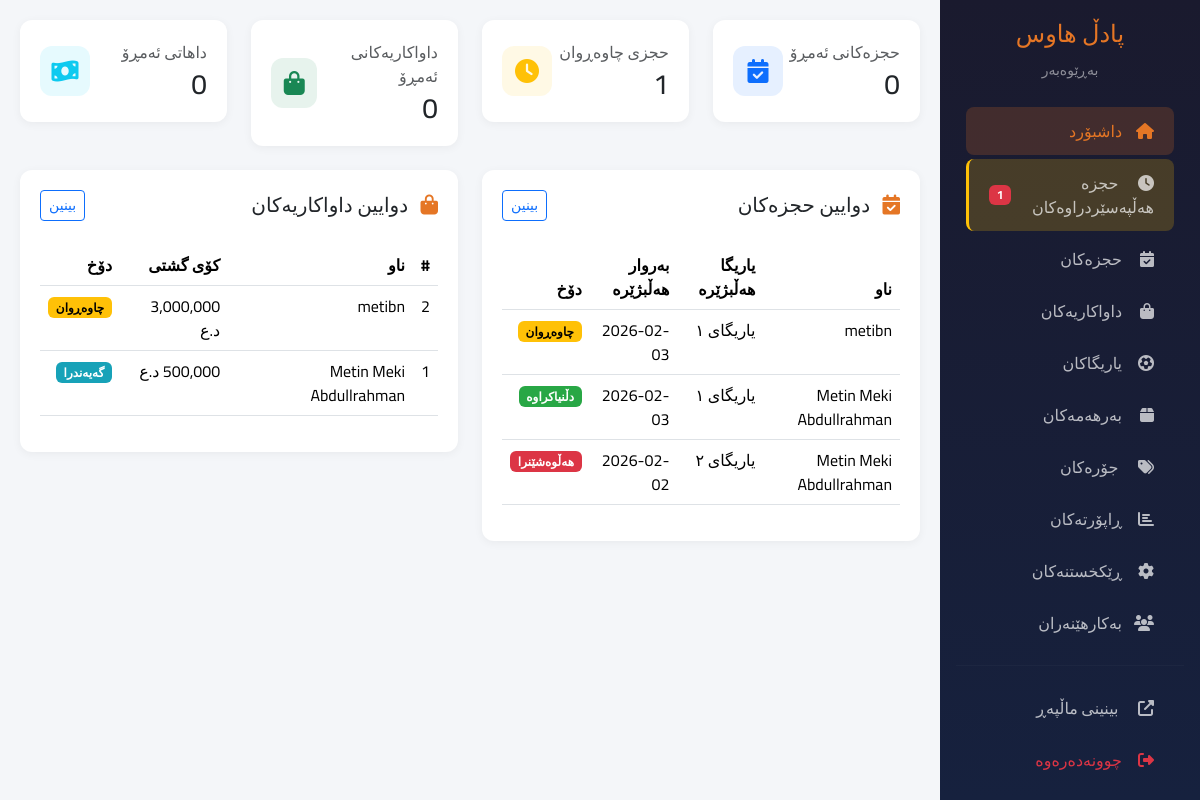
The app's page /admin/dashboard (signed in) with its own data.
### app/models/booking.py (models this page shows, shortened)
class Booking(db.Model):
    __tablename__ = 'booking'
    id = db.Column(db.Integer, primary_key=True)
    stadium_id = db.Column(db.Integer, db.ForeignKey('stadium.id'), nullable=False)
    customer_name = db.Column(db.String(100), nullable=False)
    customer_phone = db.Column(db.String(20), nullable=False)
    customer_email = db.Column(db.String(100))
    date = db.Column(db.Date, nullable=False)
    start_time = db.Column(db.Time, nullable=False)
    end_time = db.Column(db.Time, nullable=False)
    duration_hours = db.Column(db.Integer, nullable=False)
    original_price = db.Column(db.Float, nullable=False)
    discount_percentage = db.Column(db.Integer, default=0)
    discount_amount = db.Column(db.Float, default=0)
    final_price = db.Column(db.Float, nullable=False)
    status = db.Column(db.String(20), default='pending')
    notes = db.Column(db.Text)
    rejection_reason = db.Column(db.String(255))
    created_at = db.Column(db.DateTime, default=datetime.utcnow)
    confirmed_at = db.Column(db.DateTime)  # When admin approved
    confirmed_by = db.Column(db.Integer, db.ForeignKey('user.id'))  # Admin who approved

### app/models/stadium.py (models this page shows, shortened)
class Stadium(db.Model):
    __tablename__ = 'stadium'
    id = db.Column(db.Integer, primary_key=True)
    name = db.Column(db.String(100), nullable=False, unique=True)
    description = db.Column(db.Text)
    location = db.Column(db.String(200))
    price_per_hour = db.Column(db.Float, default=80000)
    is_active = db.Column(db.Boolean, default=True)
    image_url = db.Column(db.String(200))
    created_at = db.Column(db.DateTime, default=datetime.utcnow)
    bookings = db.relationship('Booking', backref='stadium', lazy=True, cascade='all, delete-orphan')

### app/models/order.py (models this page shows, shortened)
class Order(db.Model):
    __tablename__ = 'order'
    id = db.Column(db.Integer, primary_key=True)
    customer_name = db.Column(db.String(100), nullable=False)
    customer_phone = db.Column(db.String(20), nullable=False)
    customer_email = db.Column(db.String(100))
    customer_address = db.Column(db.Text)
    total_price = db.Column(db.Float, nullable=False)
    status = db.Column(db.String(20), default='pending')  # pending, confirmed, processing, delivered, cancelled
    notes = db.Column(db.Text)
    created_at = db.Column(db.DateTime, default=datetime.utcnow)
    items = db.relationship('OrderItem', backref='order', lazy=True, cascade='all, delete-orphan')

### app/routes/admin.py (the view)
@admin_bp.route('/')
@admin_bp.route('/dashboard')
@login_required
def dashboard():
    total_bookings = Booking.query.count()
    total_revenue = db.session.query(
        db.func.sum(Booking.final_price)
    ).filter(Booking.status.in_(['confirmed', 'completed'])).scalar() or 0
    today_bookings = Booking.query.filter(
        Booking.date == date.today()
    ).count()
    today_revenue = db.session.query(
        db.func.sum(Booking.final_price)
    ).filter(
        Booking.status.in_(['confirmed', 'completed']),
        Booking.date == date.today()
    ).scalar() or 0
    pending_bookings = Booking.query.filter_by(status='pending').count()
    total_products = Product.query.filter_by(is_active=True).count()
    total_orders = Order.query.count()
    pending_orders = Order.query.filter_by(status='pending').count()
    store_revenue = db.session.query(
        db.func.sum(Order.total_price)
    ).filter(Order.status.in_(['confirmed', 'completed', 'delivered'])).scalar() or 0
    stadiums = Stadium.query.all()
    recent_bookings = Booking.query.order_by(Booking.created_at.desc()).limit(5).all()
    recent_orders = Order.query.order_by(Order.created_at.desc()).limit(5).all()
    pending_booking_list = Booking.query.filter_by(status='pending').order_by(Booking.created_at.desc()).limit(5).all()
    return render_template('admin/dashboard.html',
                           total_bookings=total_bookings,
                           total_revenue=total_revenue,
                           today_revenue=today_revenue,
                           today_bookings=today_bookings,
                           pending_bookings=pending_bookings,
                           total_products=total_products,
                           total_orders=total_orders,
                           pending_orders=pending_orders,
                           store_revenue=store_revenue,
                           stadiums=stadiums,
                           recent_bookings=recent_bookings,
                           recent_orders=recent_orders,
                           pending_booking_list=pending_booking_list
                           )

### app/routes/admin.py (called while the page is built)
@admin_bp.app_context_processor
def inject_pending_count():
    if current_user.is_authenticated:
        pending_bookings_count = Booking.query.filter_by(status='pending').count()
        return {'pending_bookings_count': pending_bookings_count}
    return {'pending_bookings_count': 0}

### app/translations.py (called while the page is built)
def get_translation(key, lang='ku'):
    if lang not in TRANSLATIONS:
        lang = 'ku'  # Default to Kurdish
    return TRANSLATIONS.get(lang, {}).get(key, key)

### app/templates/admin/dashboard.html (shortened to what this page needs)
{% extends 'admin/base_admin.html' %}
{% block content %}
<div class="row g-4 mb-4">
    <div class="col-md-6 col-xl-3">
        <div class="stat-card">
            <div class="d-flex justify-content-between align-items-center">
                <div>
                    <p class="text-muted mb-1">
                        {% if current_lang == 'ku' %}حجزەکانی ئەمڕۆ{% elif current_lang == 'ar' %}حجوزات اليوم{% else %}Today's Bookings{% endif %}
                    </p>
                    <h3 class="mb-0">{{ today_bookings|default(0) }}</h3>
                </div>
                <div class="icon bg-primary bg-opacity-10 text-primary">
                    <i class="fas fa-calendar-check"></i>
                </div>
            </div>
        </div>
    </div>
    <div class="col-md-6 col-xl-3">
        <div class="stat-card">
            <div class="d-flex justify-content-between align-items-center">
                <div>
                    <p class="text-muted mb-1">
                        {% if current_lang == 'ku' %}حجزی چاوەڕوان{% elif current_lang == 'ar' %}حجوزات معلقة{% else %}Pending Bookings{% endif %}
                    </p>
                    <h3 class="mb-0">{{ pending_bookings|default(0) }}</h3>
                </div>
                <div class="icon bg-warning bg-opacity-10 text-warning">
                    <i class="fas fa-clock"></i>
                </div>
            </div>
        </div>
    </div>
    <div class="col-md-6 col-xl-3">
        <div class="stat-card">
            <div class="d-flex justify-content-between align-items-center">
                <div>
                    <p class="text-muted mb-1">
                        {% if current_lang == 'ku' %}داواکاریەکانی ئەمڕۆ{% elif current_lang == 'ar' %}طلبات اليوم{% else %}Today's Orders{% endif %}
                    </p>
                    <h3 class="mb-0">{{ today_orders|default(0) }}</h3>
                </div>
                <div class="icon bg-success bg-opacity-10 text-success">
                    <i class="fas fa-shopping-bag"></i>
                </div>
            </div>
        </div>
    </div>
    <div class="col-md-6 col-xl-3">
        <div class="stat-card">
            <div class="d-flex justify-content-between align-items-center">
                <div>
                    <p class="text-muted mb-1">
                        {% if current_lang == 'ku' %}داهاتی ئەمڕۆ{% elif current_lang == 'ar' %}إيرادات اليوم{% else %}Today's Revenue{% endif %}
                    </p>
                    <h3 class="mb-0">{{ "{:,.0f}".format(today_revenue|default(0)) }}</h3>
                </div>
                <div class="icon bg-info bg-opacity-10 text-info">
                    <i class="fas fa-money-bill-wave"></i>
                </div>
            </div>
        </div>
    </div>
</div>
<div class="row g-4">
    <div class="col-lg-6">
        <div class="table-card">
            <div class="d-flex justify-content-between align-items-center mb-4">
                <h5 class="mb-0">
                    <i class="fas fa-calendar-check me-2" style="color: #E57625;"></i>
                    {% if current_lang == 'ku' %}دوایین حجزەکان{% elif current_lang == 'ar' %}آخر الحجوزات{% else %}Recent Bookings{% endif %}
                </h5>
                <a href="{{ url_for('admin.manage_bookings') }}" class="btn btn-sm btn-outline-primary">
                    {{ t('view') }}
                </a>
            </div>
            {% if recent_bookings %}
            <div class="table-responsive">
                <table class="table table-hover">
                    <thead>
                        <tr>
                            <th>{{ t('customer_name') }}</th>
                            <th>{{ t('select_stadium') }}</th>
                            <th>{{ t('select_date') }}</th>
                            <th>{% if current_lang == 'ku' %}دۆخ{% elif current_lang == 'ar' %}الحالة{% else %}Status{% endif %}</th>
                        </tr>
                    </thead>
                    <tbody>
                        {% for booking in recent_bookings %}
                        <tr>
                            <td>{{ booking.customer_name }}</td>
                            <td>{{ booking.stadium.name if booking.stadium else '-' }}</td>
                            <td>{{ booking.date }}</td>
                            <td>
                                {% if booking.status == 'pending' %}
                                <span class="badge badge-pending">{{ t('pending') }}</span>
                                {% elif booking.status == 'confirmed' %}
                                <span class="badge badge-confirmed">{{ t('confirmed') }}</span>
                                {% elif booking.status == 'cancelled' %}
                                <span class="badge badge-cancelled">{{ t('cancelled') }}</span>
                                {% else %}
                                <span class="badge badge-completed">{{ t('completed') }}</span>
                                {% endif %}
                            </td>
                        </tr>
                        {% endfor %}
                    </tbody>
                </table>
            </div>
            {% else %}
            <p class="text-muted text-center py-4">{{ t('no_bookings') }}</p>
            {% endif %}
        </div>
    </div>
    <div class="col-lg-6">
        <div class="table-card">
            <div class="d-flex justify-content-between align-items-center mb-4">
                <h5 class="mb-0">
                    <i class="fas fa-shopping-bag me-2" style="color: #E57625;"></i>
                    {% if current_lang == 'ku' %}دوایین داواکاریەکان{% elif current_lang == 'ar' %}آخر الطلبات{% else %}Recent Orders{% endif %}
                </h5>
                <a href="{{ url_for('admin.manage_orders') }}" class="btn btn-sm btn-outline-primary">
                    {{ t('view') }}
                </a>
            </div>
            {% if recent_orders %}
            <div class="table-responsive">
                <table class="table table-hover">
                    <thead>
                        <tr>
                            <th>#</th>
                            <th>{{ t('customer_name') }}</th>
                            <th>{{ t('total') }}</th>
                            <th>{% if current_lang == 'ku' %}دۆخ{% elif current_lang == 'ar' %}الحالة{% else %}Status{% endif %}</th>
                        </tr>
                    </thead>
                    <tbody>
                        {% for order in recent_orders %}
                        <tr>
                            <td>{{ order.id }}</td>
                            <td>{{ order.customer_name }}</td>
                            <td>{{ "{:,.0f}".format(order.total_price|default(0)) }} {{ t('iqd') }}</td>
                            <td>
                                {% if order.status == 'pending' %}
                                <span class="badge badge-pending">{{ t('pending') }}</span>
                                {% elif order.status == 'confirmed' %}
                                <span class="badge badge-confirmed">{{ t('confirmed') }}</span>
                                {% elif order.status == 'delivered' %}
                                <span class="badge badge-completed">{{ t('delivered') }}</span>
                                {% else %}
                                <span class="badge badge-cancelled">{{ t('cancelled') }}</span>
                                {% endif %}
                            </td>
                        </tr>
                        {% endfor %}
                    </tbody>
                </table>
            </div>
            {% else %}
            <p class="text-muted text-center py-4">{{ t('no_orders') }}</p>
            {% endif %}
        </div>
    </div>
</div>
{% endblock %}

### records on screen
Booking: customer_name "metibn", stadium "یاریگای ١", date "2026-02-03", t "چاوەڕوان"
Booking: customer_name "Metin Meki Abdullrahman", stadium "یاریگای ١", date "2026-02-03", t "دڵنیاکراوە"
Booking: customer_name "Metin Meki Abdullrahman", stadium "یاریگای ٢", date "2026-02-02", t "هەڵوەشێنرا"
Order: id "2", customer_name "metibn", total_price "3,000,000", t "د.ع", t "چاوەڕوان"
Order: id "1", customer_name "Metin Meki Abdullrahman", t "د.ع", t "گەیەندرا"

### other values on screen
{{ t('site_name') }} "پادڵ هاوس"
{{ t('admin') }} "بەڕێوەبەر"
{{ t('dashboard') }} "داشبۆرد"
{{ pending_bookings_count }} "1"
{{ t('bookings') }} "حجزەکان"
{{ t('orders') }} "داواکاریەکان"
{{ t('stadiums') }} "یاریگاکان"
{{ t('products') }} "بەرهەمەکان"
{{ t('reports') }} "ڕاپۆرتەکان"
{{ t('settings') }} "ڕێکخستنەکان"
{{ t('users') }} "بەکارهێنەران"
{{ t('logout') }} "چوونەدەرەوە"
{{ today_bookings|default(0) }} "0"
{{ pending_bookings|default(0) }} "1"
{{ today_orders|default(0) }} "0"
